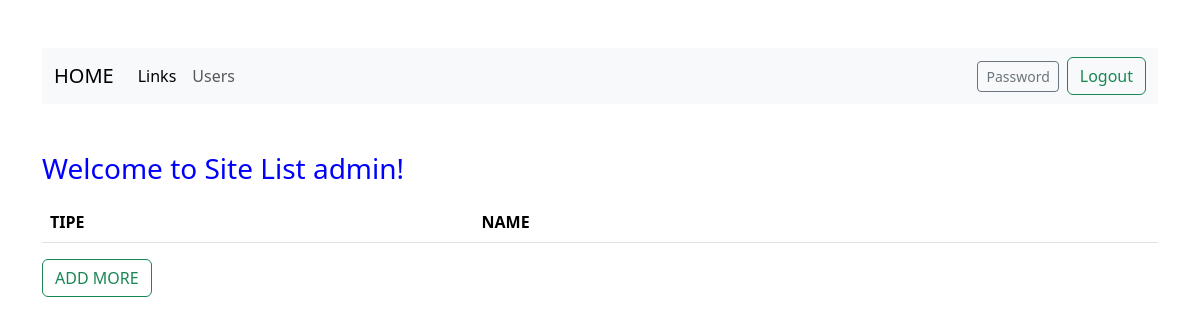
The page /links (signed in) on the database as committed earlier.
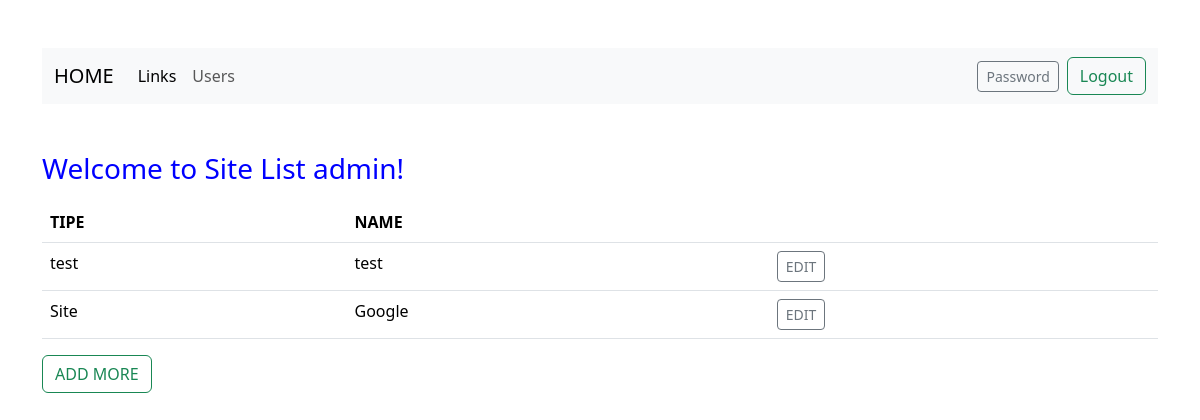
The same page on the database as committed later.
### tables this page shows
CREATE TABLE users (id INTEGER PRIMARY KEY AUTOINCREMENT NOT NULL, username TEXT NOT NULL, hash TEXT NOT NULL, permission INTEGER DEFAULT 4 NOT NULL, active BLOB DEFAULT 0 NOT NULL);

CREATE TABLE links (
id INTEGER PRIMARY KEY AUTOINCREMENT NOT NULL,
type TEXT NOT NULL,
name TEXT NOT NULL,
link TEXT NOT NULL, active BLOB DEFAULT 0 NOT NULL);

### app.py (the view)
@app.route("/links")
def links():
    userID = session["user_id"]
    rows = db.execute(
    "SELECT * FROM users WHERE id = ?", userID
    )
    username = rows[0]["username"]
    links = db.execute("SELECT type, name, link, id FROM links WHERE active = 0")
    return render_template("links.html", links = links, username = username)

### templates/links.html (shortened to what this page needs)
{% extends "layout.html" %}
{% block body %}
<div class="mb-3"><h3>Welcome to Site List {{ username }}!</h3></div>
    <table class="table">
        <thead>
            <tr>
                <th>TIPE</th>
                <th>NAME</th>
                <th></th>
            </tr>
        </thead>
        <tbody>
            {% for link in links %}
            <tr>
                <td> {{ link["type"] }}</td>
                <td><a class="nav-link" href="https:\\{{ link["link"] }}">{{ link["name"] }}</a></td>
                <td>
                  <form action="/edit" method="post">
                    <button type="submit" class="btn btn-sm btn-outline-secondary" >EDIT</button>
                  </form>
                </td>
            </tr>
            {% endfor %}
        </tbody>
    </table>
    <a class="btn btn-outline-success" href="/add">ADD MORE</a>
{% endblock %}

### templates/layout.html (shortened to what this page needs)
<!DOCTYPE HTML>
<html lang="en">
    <head>
        <link rel="stylesheet" href="styles.css">
        <link href="https://cdn.jsdelivr.net/npm/bootstrap@5.3.3/dist/css/bootstrap.min.css" rel="stylesheet">
        <link rel="stylesheet" href="styles.css">
    </head>
    <body class="">
      <div class="container py-5">
        <nav class="navbar navbar-expand-lg bg-body-tertiary">
      <div class="container-fluid" id="navbar">
        <a class="navbar-brand mb-0 h1" href="/">HOME</a>
        <div class="collapse navbar-collapse" id="navbarSupportedContent">
          {% if session.get("user_id") %}
          <ul class="navbar-nav me-auto mb-2 mb-lg-0">
            <li class="nav-item">
              <a class="nav-link active" href="/links">Links</a>
            {% if session.get("permission") > 2 %}
            </li>
            <li class="nav-item">
              <a class="nav-link disabled" href="/history">History</a>
            </li>
            {% else %}
            </li>
            {% endif %}
            {% if session.get("permission") > 1 %}
            <li class="nav-item">
              <a class="nav-link disabled" aria-disabled="true">Users</a>
            </li>
            {% else %}
            <li class="nav-item">
              <a class="nav-link" href="/users">Users</a>
            </li>
            {% endif %}
          </ul>
          <form class="d-flex" action="/password">
            <button class="btn btn-sm btn-outline-secondary me-2" type="submit">Password</button>
          </form>
          <form class="d-flex" action="/logout">
            <button class="btn btn-outline-success" type="submit">Logout</button>
          </form>
          {% endif %}
        </div>
      </div>
    </nav>
    <br><br>
        {% block body %}{% endblock %}
      </div>
    </body>
</html>

### templates/styles.css (style rules this page uses)
h1, h2, h3, h4, h5, h6, p { color: blue; }

Rows that differ between the two databases and show on the page:
added links: type "test", name "test"
added links: type "Site", name "Google"
